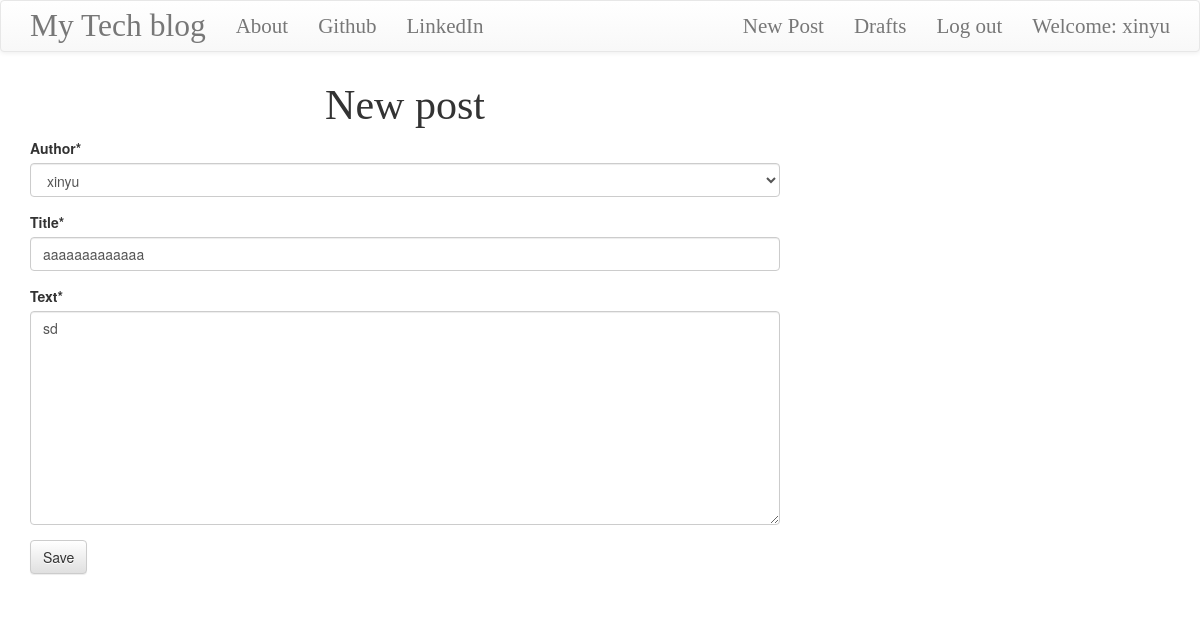
The page /post/11/edit/ (signed in) on the database its author committed.
### blog/models.py (models this page shows, shortened)
class Post(models.Model):
    author = models.ForeignKey('auth.User', on_delete = models.CASCADE)
    title = models.CharField(max_length=200)
    text = models.TextField()
    created_date = models.DateTimeField(default=timezone.now)
    published_date = models.DateTimeField(blank=True, null=True)

### blog/views.py (the view)
# urls.py: re_path(r'^post/(?P<pk>\d+)/edit/$', views.PostUpdateView.as_view(), name='post_edit'),
class PostUpdateView(LoginRequiredMixin,UpdateView):
    login_url = '/login/'
    redirect_field_name = 'blog/post_detail.html'
    form_class = PostForm
    model = Post

### blog/forms.py
class PostForm(forms.ModelForm):
    class Meta():
        model = Post
        fields = ('author', 'title', 'text')

### blog/templates/blog/post_form.html (shortened to what this page needs)
{% extends 'blog/base.html' %}
{% load crispy_forms_tags %}
{% block content %}
    <h1 class="posttitle loader">New post</h1>
    <form method="POST" class="form-group">
    {{form | crispy }}
    <button type="submit" class="save btn btn-default">Save</button>
    </form>
{% endblock %}

### blog/templates/blog/base.html (shortened to what this page needs)
<!DOCTYPE html>
{% load static %}
<html>
  <head>
    <link rel="stylesheet" href="https://maxcdn.bootstrapcdn.com/bootstrap/3.3.7/css/bootstrap.min.css">
    <link rel="stylesheet" href="https://maxcdn.bootstrapcdn.com/bootstrap/3.3.7/css/bootstrap-theme.min.css">
    <link rel="stylesheet" href="//cdn.jsdelivr.net/medium-editor/latest/css/medium-editor.min.css" type="text/css" media="screen" charset="utf-8">
    <link rel="stylesheet" href="{% static 'css/blog.css' %}">
</head>
<body class='loader'>
  <nav class="navbar navbar-default techfont custom-navbar">
    <div class="container">
      <ul class="nav navbar-nav">
        <li><a class='navbar-brand bigbrand' href="{% url 'post_list' %}">My Tech blog</a></li>
        <li><a href="{% url 'about'%}">About</a></li>
        <li><a href="https://github.com/ccxinyuu">Github</a></li>
        <li><a href="https://www.linkedin.com/in/xinyu-cui-222025200/">LinkedIn</a></li>
      </ul>
      <ul class="nav navbar-nav navbar-right">
        {% if user.is_authenticated %}
        <li>
          <a href="{% url 'post_new' %}" >New Post</a>
        </li>
        <li>
          <a href="{% url 'post_draft_list' %}">Drafts</a>
        </li>
        <li>
          <a href="{% url 'logout' %}" >Log out</a>
        </li>
        <li>
          <a >Welcome: {{ user.username }}</a>
        </li>
          {% else %}
          <li><a class='nav navbar-right' href="{% url 'login' %}" ><span class="glyphicon glyphicon-user"></span></a></li>
        {% endif %}
      </ul>
  </div>
</nav>
        <div class="content container">
            <div class="row">
                <div class="col-md-8">
                  <div class="blog_posts">
                    {% block content %}
                    {% endblock %}
                  </div>
                </div>
            </div>
        </div>
</body>
</html>

### blog/static/css/blog.css (style rules this page uses)
.techfont { font-family: 'Merriweather', serif; font-size: 1.5em; margin-bottom: 10px; }
.posttitle { font-family: 'Merriweather', serif; font-size: 3em; text-align: center; }
.bigbrand { font-size: 1.5em; }

### rows shown on the page
Post: author "xinyu", title "aaaaaaaaaaaaa", text "sd"

### other values the page prints
{{ user.username }} "xinyu"
